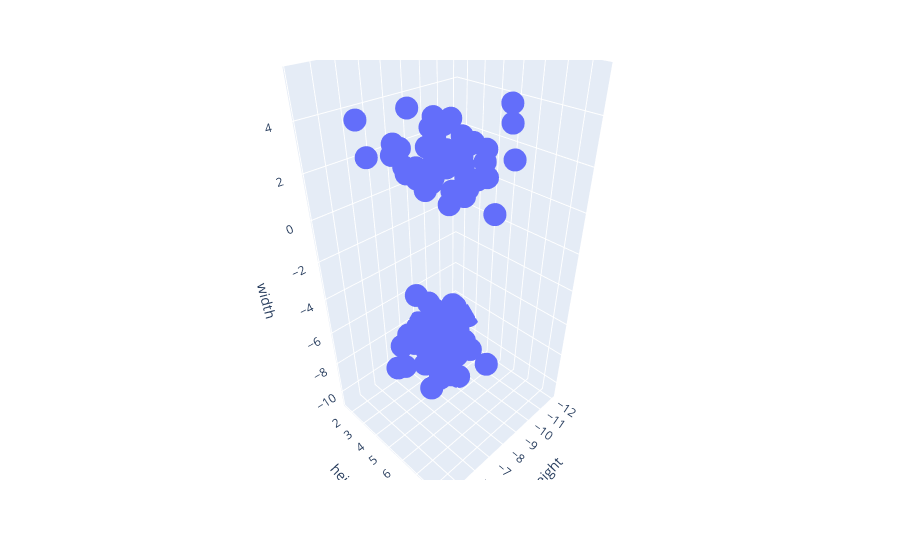

Notebook code for this chart:
### Code cell
import plotly.express as px 

px.scatter_3d(df, x='weight', y='height', z='width')
